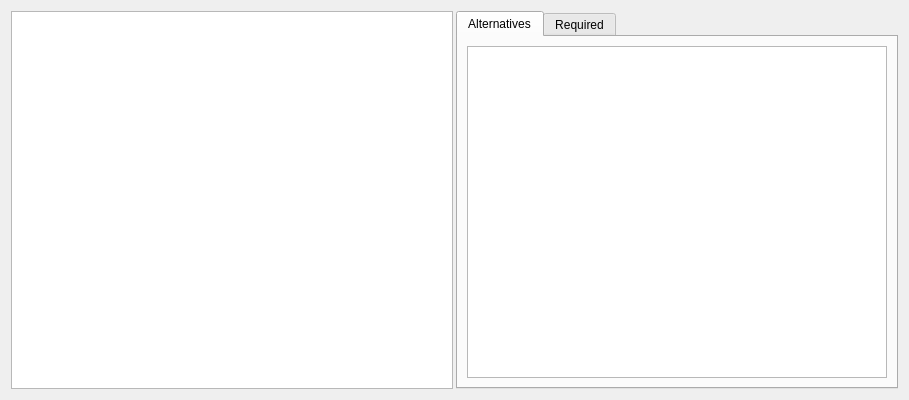
<?xml version="1.0" encoding="UTF-8"?>
<ui version="4.0">
 <class>KPlato::ResourceAllocationPanel</class>
 <widget class="QWidget" name="KPlato::ResourceAllocationPanel">
  <property name="geometry">
   <rect>
    <x>0</x>
    <y>0</y>
    <width>909</width>
    <height>400</height>
   </rect>
  </property>
  <property name="minimumSize">
   <size>
    <width>600</width>
    <height>300</height>
   </size>
  </property>
  <property name="windowTitle">
   <string/>
  </property>
  <layout class="QHBoxLayout" name="horizontalLayout_3">
   <property name="spacing">
    <number>3</number>
   </property>
   <item>
    <widget class="QTreeView" name="resourcesView">
     <property name="sizeAdjustPolicy">
      <enum>QAbstractScrollArea::AdjustToContentsOnFirstShow</enum>
     </property>
     <property name="rootIsDecorated">
      <bool>false</bool>
     </property>
     <property name="itemsExpandable">
      <bool>false</bool>
     </property>
     <property name="sortingEnabled">
      <bool>true</bool>
     </property>
     <property name="expandsOnDoubleClick">
      <bool>false</bool>
     </property>
    </widget>
   </item>
   <item>
    <widget class="QTabWidget" name="tabWidget">
     <property name="currentIndex">
      <number>0</number>
     </property>
     <widget class="QWidget" name="tab">
      <attribute name="title">
       <string>Alternatives</string>
      </attribute>
      <layout class="QHBoxLayout" name="horizontalLayout_2">
       <item>
        <widget class="QTreeView" name="alternativsView">
         <property name="sizeAdjustPolicy">
          <enum>QAbstractScrollArea::AdjustToContentsOnFirstShow</enum>
         </property>
         <property name="rootIsDecorated">
          <bool>false</bool>
         </property>
         <property name="itemsExpandable">
          <bool>false</bool>
         </property>
         <property name="sortingEnabled">
          <bool>true</bool>
         </property>
         <property name="expandsOnDoubleClick">
          <bool>false</bool>
         </property>
        </widget>
       </item>
      </layout>
     </widget>
     <widget class="QWidget" name="tab_2">
      <attribute name="title">
       <string>Required</string>
      </attribute>
      <layout class="QHBoxLayout" name="horizontalLayout">
       <item>
        <widget class="QTreeView" name="requiredView">
         <property name="sizeAdjustPolicy">
          <enum>QAbstractScrollArea::AdjustToContentsOnFirstShow</enum>
         </property>
         <property name="rootIsDecorated">
          <bool>false</bool>
         </property>
         <property name="itemsExpandable">
          <bool>false</bool>
         </property>
         <property name="expandsOnDoubleClick">
          <bool>false</bool>
         </property>
        </widget>
       </item>
      </layout>
     </widget>
    </widget>
   </item>
  </layout>
 </widget>
 <resources/>
 <connections/>
</ui>
